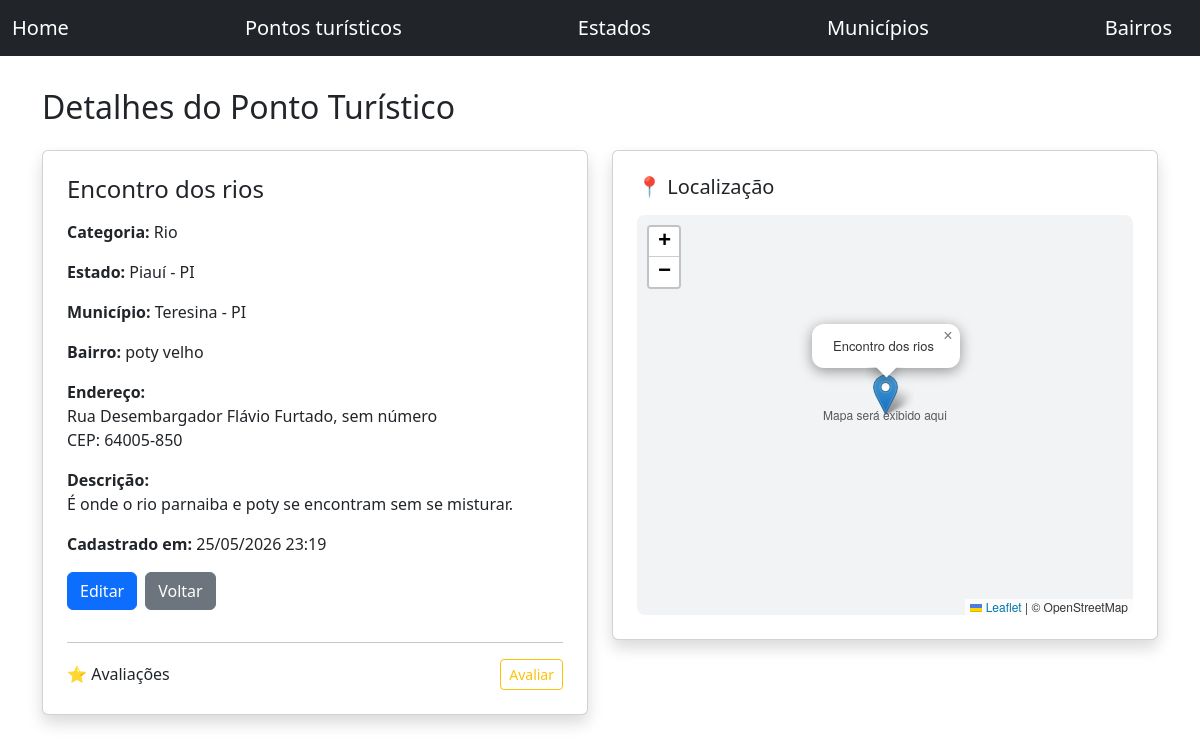
/pontos-turisticos/1/, run on the app's committed database.
### cadastros/models.py (models this page shows, shortened)
class PontoTuristico(models.Model):
    CATEGORIAS= [
        ('praia','Praia'),
        ('museu','Museu'),
        ('parque','Parque'),
        ('igreja','Igreja'),
        ('monumento','Monumento'),
        ('rio','Rio'),
        ('outro','Outro'),
    ]
    nome        = models.CharField(max_length=150)
    descricao   = models.TextField()
    categoria   = models.CharField(max_length=20, choices=CATEGORIAS)
    estado      = models.ForeignKey(Estado, on_delete=models.DO_NOTHING)
    municipio   = ChainedForeignKey(
        Municipio,
        chained_field='estado',
        chained_model_field='estado',
        show_all= False,
        sort= True,
        on_delete=models.DO_NOTHING
        )
    bairro      = ChainedForeignKey(
        Bairro,
        chained_field='municipio',
        chained_model_field='municipio',
        show_all= False,
        sort= True,
        on_delete=models.DO_NOTHING
        )
    logradouro  = models.CharField(max_length=150)
    numero      = models.CharField(max_length=10)
    complemento = models.CharField(max_length=150, null=True, blank=True)
    cep         = models.CharField(max_length=9)
    ativo       = models.BooleanField(default=True)
    created_at  = models.DateTimeField(auto_now_add=True)
    latitude    = models.DecimalField(max_digits=9, decimal_places=6, blank=True, null=True)
    longitude   = models.DecimalField(max_digits=9, decimal_places=6, blank=True, null=True)

### core/models.py (models this page shows)
class Estado(models.Model):
    REGIOES=[
        ('N','Norte'),
        ('NE','Nordeste'),
        ('CO','Centro-oeste'),
        ('SE','Sudeste'),
        ('S','Sul'),
    ]
    nome= models.CharField(max_length=100)
    sigla= models.CharField (max_length=2)
    regiao= models.CharField(max_length=25, choices=REGIOES, null=True, blank=True)
    def __str__(self):
        return f'{self.nome} - {self.sigla}'

class Municipio(models.Model):
    nome= models.CharField(max_length=100)
    populacao= models.IntegerField()
    estado= models.ForeignKey(
        Estado,
        on_delete=models.DO_NOTHING
    )
    class Meta:
        verbose_name = 'Município'
        verbose_name_plural = 'Municípios'
        ordering = ['nome','populacao']
    def __str__(self):
        return f'{self.nome} - {self.estado.sigla}'

class Bairro(models.Model):
    nome= models.CharField(max_length=100)
    populacao= models.IntegerField()
    municipio= models.ForeignKey(
        Municipio,
        on_delete=models.DO_NOTHING
    )
    def __str__(self):
        return self.nome

### cadastros/views.py (the view)
# urls.py: path('pontos-turisticos/<int:id>/', views.detalhes_ponto, name='detalhes_ponto'),
def detalhes_ponto(request, id):
    ponto = PontoTuristico.objects.get(id=id)
    avaliacoes = Avaliacao.objects.filter(ponto=ponto)
    return render(request, 'pontos/detalhes.html', {
        'ponto': ponto,
        'avaliacoes': avaliacoes
    })

### templates/pontos/detalhes.html (shortened to what this page needs)
{% extends 'base.html' %}
{% block titulo %}
    <h2>Detalhes do Ponto Turístico</h2>
{% endblock %}
{% block conteudo %}
<div class="row">
    <div class="col-md-6">
        <div class="card shadow p-4">
            <h4 class="mb-3">{{ ponto.nome }}</h4>
            <p><strong>Categoria:</strong> {{ ponto.get_categoria_display }}</p>
            <p><strong>Estado:</strong> {{ ponto.estado }}</p>
            <p><strong>Município:</strong> {{ ponto.municipio }}</p>
            <p><strong>Bairro:</strong> {{ ponto.bairro }}</p>
            <p><strong>Endereço:</strong><br>
                {{ ponto.logradouro }}, {{ ponto.numero }}<br>
                CEP: {{ ponto.cep }}
            </p>
            <p><strong>Descrição:</strong><br>
                {{ ponto.descricao }}
            </p>
            <p><strong>Cadastrado em:</strong> {{ ponto.created_at|date:"d/m/Y H:i" }}</p>
            <div class="d-flex gap-2 mb-3">
                <a href="{% url 'editar_ponto' ponto.id %}" class="btn btn-primary">Editar</a>
                <a href="{% url 'listar_pontos' %}" class="btn btn-secondary">Voltar</a>
            </div>
            <hr>
            <div class="d-flex justify-content-between align-items-center">
                <h6 class="mb-0">⭐ Avaliações</h6>
                <button class="btn btn-outline-warning btn-sm" onclick="mostrarFormulario()">
                    Avaliar
                </button>
            </div>
        </div>
    </div>
    <div class="col-md-6">
        <div class="card shadow p-4">
            <h5 class="mb-3">📍 Localização</h5>
            <div id="mapa"
                 style="height:400px; background:#f1f3f5; border-radius:8px;
                        display:flex; align-items:center; justify-content:center;">
                <span class="text-muted">
                    Mapa será exibido aqui
                </span>
            </div>
        </div>
    </div>
</div>
{% endblock %}

### data on the page
PontoTuristico: nome "Encontro dos rios", categoria "Rio", estado "Piauí - PI", municipio "Teresina - PI", bairro "poty velho", logradouro "Rua Desembargador Flávio Furtado", numero "sem número", cep "64005-850", descricao "É onde o rio parnaiba e poty se encontram sem se misturar.", created_at "25/05/2026 23:19"
